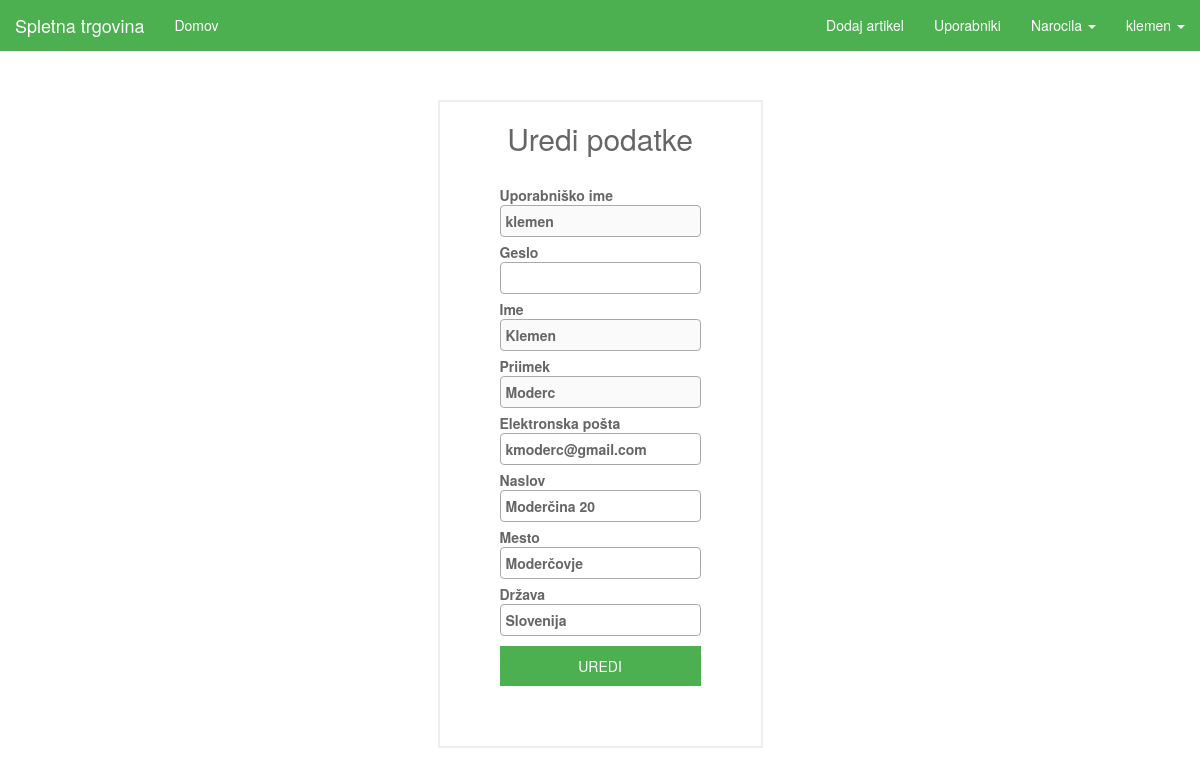
The app's page /seller/klemen/edit (signed in) with its own data.
### tables this page shows
CREATE TABLE `sellers` (
  `id_seller` int(11) NOT NULL AUTO_INCREMENT,
  `first_name` varchar(45) DEFAULT NULL,
  `last_name` varchar(45) DEFAULT NULL,
  `username` varchar(45) DEFAULT NULL,
  `password` longtext,
  `email` varchar(45) DEFAULT NULL,
  `address` varchar(45) DEFAULT NULL,
  `city` varchar(45) DEFAULT NULL,
  `country` varchar(45) DEFAULT NULL,
  `active_seller` int(11) NOT NULL,
  PRIMARY KEY (`id_seller`),
  UNIQUE KEY `email_UNIQUE` (`email`),
  UNIQUE KEY `username_UNIQUE` (`username`)
);

### View.php (called while the page is built, shortened)
<?php
class View {
    public static function render($file, $variables = array(), $extract) {
        include($file);
        return ob_get_clean();
    }
}

### sql/DBSellers.php (called while the page is built, shortened)
<?php
class DBSellers {
    public static function getSellerInfo($id) {
        $db = InitDB::getInstance();
        $stmt = $db->prepare("SELECT * FROM sellers WHERE "
            . "id_seller = ?");
        $stmt->bindValue(1, $id);
        $stmt->execute();
        return $stmt->fetch();
    }
}

### view/seller/edit_seller.php (the view, shortened to what this page needs)
<!DOCTYPE html>
<html>
<head>
    <?php
    include "view/partials/head.php";
    ?>
</head>
<body>
<?php include "view/partials/navigation_seller.php"; ?>
<div class="container">
    <div class="wrapper">
        <div class="row active-with-click text-center">
            <form class="login_form" method="post" action="<?php echo SELLER_URL.$variables['username']."/edit" ?>">
                <h2>Uredi podatke</h2><br>
                <label class="align-left">Uporabniško ime<br><input class="input-modern" type="text" disabled value="<?php echo $variables['username'] ?>" ></label><br>
                <label class="align-left">Geslo<br><input class="input-modern" type="password" name="password" value="" ></label><br>
                <label class="align-left">Ime<br><input class="input-modern" type="text" disabled value="<?php echo $variables['first_name'] ?>" ></label><br>
                <label class="align-left">Priimek<br><input class="input-modern" type="text" disabled value="<?php echo $variables['last_name'] ?>" ></label><br>
                <label class="align-left">Elektronska pošta<br><input class="input-modern" type="email" name="email" value="<?php echo $variables['email'] ?>" ></label><br>
                <label class="align-left">Naslov<br><input class="input-modern" type="text" name="address" value="<?php echo $variables['address'] ?>" ></label><br>
                <label class="align-left">Mesto<br><input class="input-modern" type="text" name="city" value="<?php echo $variables['city'] ?>" ></label><br>
                <label class="align-left">Država<br><input class="input-modern" type="text" name="country" value="<?php echo $variables['country'] ?>" ></label><br>
                <button class="btn-block btn-modern seller_btn top_margin_5px" type="submit">UREDI</button>
            </form>
        </div>
    </div>
</div>
</body>
</html>

### index.php (shortened to what this page needs)
<?php
$path = isset($_SERVER["PATH_INFO"]) ? trim($_SERVER["PATH_INFO"], "/") : "";
$urls = [
    "/^$/" => function () {
        Controller::index();
    },
    "/login$/" => function($method) {
        if ($method == "POST") {
            Controller::login();
        } else {
            Controller::login_page();
        }
    },
    "/logout$/" => function() {
        Controller::logout();
    },
    "/register$/" => function($method) {
        if ($method == "POST") {
            Controller::register();
        } else {
            Controller::login_page();
        }
    },
    "/^register\/activate.*/" => function($method, $id = null, $token = null) {
        $id = $_GET['user'];
        $token = $_GET['token'];
        Controller::activation($id, $token);
    },
    "/^article\/(\d+)$/" => function($method, $id = null) {
        Controller::details_page($id);
    },
    "/search.*/" => function($method) {
        Controller::search();
    },
    "/add-to-cart$/" => function () {
        Controller::addToCart();
    },
    "/remove-cart$/" => function () {
        Controller::removeFromCart();
    },
    "/update-cart$/" => function () {
        Controller::updateCart();
    },
    "/purge-cart$/" => function () {
        Controller::purgeCart();
    },
    "/cart-confirm$/" => function($method) {
        Controller::cartConfirm();
    },
    "/cart$/" => function($method) {
        Controller::cart();
    },
    "/checkout$/" => function($method) {
        Controller::checkout();
    },
    "/^article\/rate$/" => function($method, $id = null) {
        Controller::rate();
    },
    "/wip/" => function() {
        Controller::wip();
    },
    "/^user\/(\w+)\/edit$/" => function($method, $username) {
        if (isset($_SESSION['user']) && ($_SESSION['user'] == $username)) {
            if ($method == "POST") {
                Controller::edit_user($_SESSION['id']);
            } else {
                Controller::edit_user_page($_SESSION['id']);
            }
        }
        else {
            View::redirect(BASE_URL);
        }
    },
    "/^user\/(\w+)\/orders\/info$/" => function($method) {
        Controller::order_details($method);
    },
    "/^user\/(\w+)\/orders$/" => function($method, $username) {
        if (isset($_SESSION['user']) && ($_SESSION['user'] == $username)) {
            Controller::user_orders($_SESSION['id']);
        }
        else {
            View::redirect(BASE_URL);
        }
    },
    "/api\/articles$/" => function() {
        APIController::index();
    },
    "/api\/article\/(\d+)$/" => function($method, $id = null) {
        APIController::get_article($id);
    },
    "/^admin$/" => function($method) {
        if ($method == "POST") {
            AdminController::login();
        } else {
            AdminController::login_page();
        }
    },
    "/^admin\/edit$/" => function($method, $id = null) {
        if ($method == "POST") {
            AdminController::edit_admin($id);
        } else {
            AdminController::edit_admin_page($id);
        }
    },
    "/^admin\/edit\/(\d+)$/" => function($method, $id = null) {
        if ($method == "POST") {
            AdminController::edit_seller($id);
        } else {
            AdminController::edit_seller_page($id);
        }
    },
    "/^admin\/add$/" => function($method) {
        if ($method == "POST") {
            AdminController::add_seller();
        } else {
            AdminController::add_seller_page();
        }
    },
    "/^seller$/" => function() {
        SellerController::index();
    },
    "/^seller\/(\w+)\/edit$/" => function($method, $username) {
        if (isset($_SESSION['seller']) && ($_SESSION['seller'] == $username)) {
            if ($method == "POST") {
                SellerController::edit_seller($_SESSION['id']);
            } else {
                SellerController::edit_seller_page($_SESSION['id']);
            }
        }
        else {
            View::redirect(BASE_URL);
        }
    },
    "/^seller\/edit\/(\d+)$/" => function($method, $id = null) {
        if ($method == "POST") {
            SellerController::edit_article($id);
        } else {
            SellerController::edit_article_page($id);
        }
    },
    "/^seller\/delete\/(\d+)$/" => function($method, $id = null) {
        SellerController::delete_article($id);
    },
    "/^seller\/add$/" => function($method) {
        if ($method == "POST") {
            SellerController::add_article();
        } else {
            SellerController::add_article_page();
        }
    },
    "/^seller\/unprocessed-orders$/" => function($method) {
        SellerController::unprocessed_orders();
    },
    "/^seller\/unprocessed-orders\/confirm$/" => function($method) {
        SellerController::confirm_order($method);
    },
    "/^seller\/unprocessed-orders\/cancel$/" => function($method) {
        SellerController::cancel_order($method);
    },
    "/^seller\/all-orders\/storno$/" => function($method) {
        SellerController::storno_order($method);
    },
    "/^seller\/unprocessed-orders\/info$/" => function($method) {
        SellerController::unprocessed_order_details($method);
    },
    "/^seller\/all-orders\/info$/" => function($method) {
        SellerController::order_details($method);
    },
    "/^seller\/all-orders$/" => function($method) {
        SellerController::all_orders();
    },
    "/^seller\/all-users$/" => function($method) {
        SellerController::all_users();
    },
    "/^seller\/all-users\/edit\/(\d+)$/" => function($method, $id = null) {
        if ($method == "POST") {
            SellerController::edit_user($id);
        } else {
            SellerController::edit_user_page($id);
        }
    },
    "/^seller\/all-users\/add$/" => function($method, $id = null) {
        if ($method == "POST") {
            SellerController::add_user();
        } else {
            SellerController::add_user_page();
        }
    },
];
foreach ($urls as $pattern => $controller) {
    if (preg_match($pattern, $path, $params)) {
        try {
            $params[0] = $_SERVER["REQUEST_METHOD"];
            $controller(...$params);
        } catch (InvalidArgumentException $e) {
            View::error404();
        } catch (Exception $e) {
            View::displayError($e, true);
        }
        exit();
    }
}

### static/css/style.css (style rules this page uses)
html { height: 100%; overflow: -moz-scrollbars-vertical; overflow-y: scroll; }
body { padding-top: 50px; overflow-y: visible; }
.container { display: flex; min-height: 90vh; flex-direction: column; }
.wrapper { padding: 5%; padding-top: 50px; }
.align-left { text-align: left; }
.input-modern { width: 201px; padding: 5px; border-radius: 4px; border: 1px solid #aaa; transition: ease border 0.35s; }
.top_margin_5px { margin-top: 5px; }
.btn-modern { background-color: #607d8b; border: none; color: #fff; height: 40px; width: 201px; transition: ease all 0.35s; white-space: nowrap; }
.login_form { display: inline-block; padding: 0 60px 60px; border: 2px solid #eee; color: #666; }
.seller_btn { background-color: #4caf50; }

### records on screen
sellers: username "klemen", first_name "Klemen", last_name "Moderc", email "kmoderc@gmail.com", address "Moderčina 20", city "Moderčovje", country "Slovenija"
